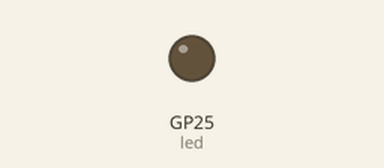
Recording of a program running on a simulated Raspberry Pi Pico running MicroPython. Parts: output pins drawn as LEDs (lit = HIGH).

Above: at 0.4 s.
At 2.0 s:
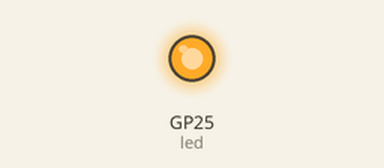
Timing chart, 0 to 5.2 s (numbered marks = the images above):
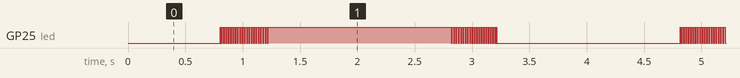

Measured:
- by itself, GP25 (led): repeats every 4.0 s: HIGH 1.6 s, 20 × (LOW 0.01 s, HIGH 0.01 s), LOW 1.6 s, 21 × (HIGH 0.01 s, LOW 0.01 s)
- by itself, everything shown: repeats every 1.9 s, in 6 steps

The program:

OnBoardLEDBreathingSoftFade.py
```python
from machine import Pin
import time

led = Pin("LED", Pin.OUT)

while True:
    # Fade in
    for i in range(100):
        led.on()
        time.sleep(i / 5000)
        led.off()
        time.sleep((100 - i) / 5000)
    # Fade out
    for i in range(100):
        led.on()
        time.sleep((100 - i) / 5000)
        led.off()
        time.sleep(i / 5000)
```
